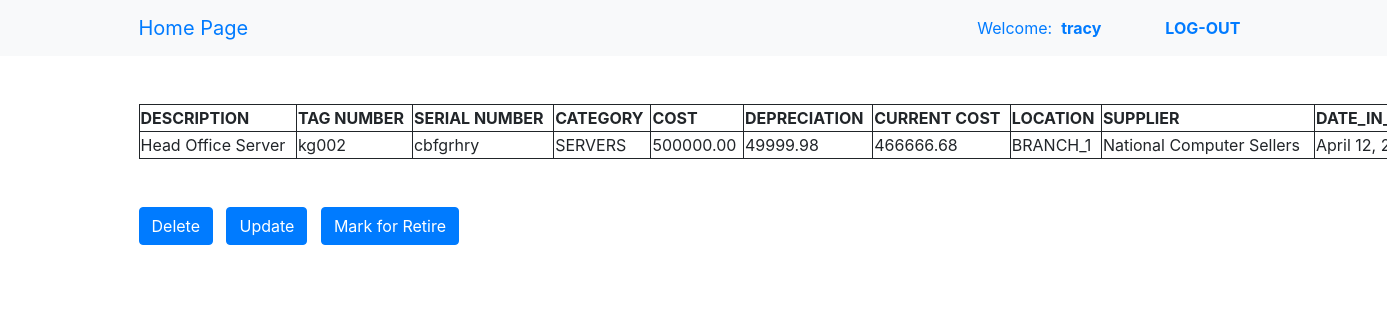
Page /asset/9 (signed in) on the committed database.
### main/models.py (models this page shows, shortened)
class Asset(models.Model):
	CATEGORY=(
		('COMPUTERS','COMPUTER'),
		('FURNITURES','FURNITURE'),
		('OFFICE_EQUIPMENT','OFFICE EQUIPMENT'),
		('LINK_EQUIPMENT','LINK EQUIPMENT'),
		('SERVERS','SERVERS'),
		)
	BRANCH=(
		('BRANCH_1','BRANCH 1'),
		('BRANCH_2','BRANCH 2'),
		('BRANCH_3','BRANCH 3'),
		('BRANCH_4','BRANCH 5'),
		('BRANCH_5','BRANCH 5'),
		)
	supplier=models.ForeignKey(
		to='Supplier',
		related_name='supplied_by',
		on_delete=models.CASCADE,
		)
	asset_description=models.TextField(max_length=100)
	tag_number=models.TextField(unique=True)
	asset_cost=models.DecimalField(default=0,max_digits=50,decimal_places=2)
	monthly_depreciation=models.DecimalField(default=0,max_digits=50,decimal_places=2)
	total_depreciation=models.DecimalField(default=0,max_digits=50,decimal_places=2)
	current_cost=models.DecimalField(default=0,max_digits=50,decimal_places=2)
	user=models.ForeignKey(
		to=settings.AUTH_USER_MODEL,
		on_delete=models.CASCADE
		)
	serial_number=models.TextField()
	category=models.TextField(choices=CATEGORY)
	location=models.TextField(choices=BRANCH)
	date_in_service=models.DateField(default=datetime.date.today)
	status=models.TextField(max_length=100,default='IN USE')
	class Meta:
		ordering=('id',)
	def __str__(self):
		return self.asset_description

class Supplier(models.Model):
	supplier_name=models.TextField()
	supplier_location=models.TextField()
	supplier_Phonenumber=models.TextField()
	supplier_email=models.EmailField()
	supplier_website=models.URLField()
	def __str__(self):
		return self.supplier_name

### main/views.py (the view)
# urls.py: path('asset/<int:pk>',views.AssetDetail.as_view(),name='AssetDetail'),
class AssetDetail(LoginRequiredMixin,DetailView):
	model=Asset

### main/templates/main/asset_detail.html (shortened to what this page needs)
{% extends 'base.html'%}
{%block main%}
<br>
<br>
<table style="width:120%" >
	<tr>
		<th>DESCRIPTION</th>
		<th>TAG NUMBER</th>
		<th>SERIAL NUMBER</th>
		<th>CATEGORY</th>
		<th>COST</th>
		<th>DEPRECIATION</th>
		<th>CURRENT COST</th>
		<th>LOCATION</th>
		<th>SUPPLIER</th>
		<th>DATE_IN_SERVICE</th>
	</tr>
	<tr>
		<td>{{object}}</td>
		<td>{{object.tag_number}}</td>
		<td>{{object.serial_number}}</td>
		<td>{{object.category}}</td>
		<td>{{object.asset_cost}}</td>
		<td>{{object.total_depreciation}}</td>
		<td>{{object.current_cost}}</td>
		<td>{{object.location}}</td>
		<td>{{object.supplier}}</td>
		<td>{{object.date_in_service}}</td>
	</tr>
</table>
<br>
<br>
<div class='action-div'>
	<a class="btn btn-primary" href="{% url 'main:delete' object.id%}">Delete</a>&nbsp;&nbsp;
	<a class="btn btn-primary" href="{% url 'main:update' asset.id%}">Update</a>&nbsp;&nbsp;
	<a class="btn btn-primary" href="{% url 'main:statuschange' pk=object.id %}">Mark for Retire</a>
</div>
{%endblock%}

### templates/base.html (shortened to what this page needs)
{%load static%}
{%load markdownify%}
<!DOCTYPE html>
<html lang="en">
<head>
	<link rel="stylesheet" type="text/css" href="{%static 'css/base.css'%} ">
	<link rel="stylesheet" type="text/css" href="https://maxcdn.bootstrapcdn.com/bootstrap/4.0.0-beta.2/css/bootstrap.min.css">
	<link rel="stylesheet" type="text/css" href="https://maxcdn.bootstrapcdn.com/font-awesome/4.7.0/css/font-awesome.min.css">
</head>
<body>
	<nav class="navbar navbar-expand-lg bg-light">
		<div class="container">
			<a class="navbar-brand" href="/">Home Page</a>
			<ul class="navbar-nav">
				{% if user.is_authenticated%}
				<li class="nav-item">
					<a class="nav-link" href="">Welcome:&nbsp;&nbsp;<b>{{user}}</b></a>
				</li>
				<li class="nav-item">
					<a class="nav-link" href=""></a>
				</li>
				<li class="nav-item">
					<a class="nav-link" href=""></a>
				</li>
				<li class="nav-item">
					<a class="nav-link" href=""></a>
				</li>
				<li class="nav-item">
					<a class="nav-link"  href="{%url 'user:logout' %}"><b>LOG-OUT</b></a>
				</li>
				{%else%}
				<li class="nav-item">
					<a class="nav-link"  href="{%url 'user:login' %}">login</a>
				</li>
				{%endif%}
			</ul>
		</div>
	</nav>
	<div class="main_class">
		<div class=container>
			{%block main%}{%endblock%}
		</div>
	</div>
</body>
</html>

### static/css/base.css (style rules this page uses)
table,td,th { border: 1px solid; }
.container ul a { text-decoration: none; }

### rows in the picture
Asset: Asset_description "Head Office Server", tag_number "kg002", serial_number "cbfgrhry", category "SERVERS", location "BRANCH_1", supplier "National Computer Sellers", date_in_service "April 12,…"

### other values in the picture
{{ user }} "tracy"
{{ object.asset_cost }} "500000.00"
{{ object.total_depreciation }} "49999.98"
{{ object.current_cost }} "466666.68"
